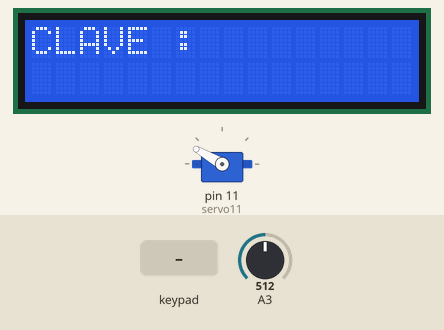
This sketch was run on a simulated Arduino Uno, built with avr-gcc and run on an emulated ATmega328P. Shown: 16×2 character LCD, servo. The test bench sets the inputs (shaded band); at power-on: A3 = 512.

Above: at 1.2 s.
1.3 s: keypad keys 0 0 0 0 # pressed 0.4 s apart
At 3.3 s:
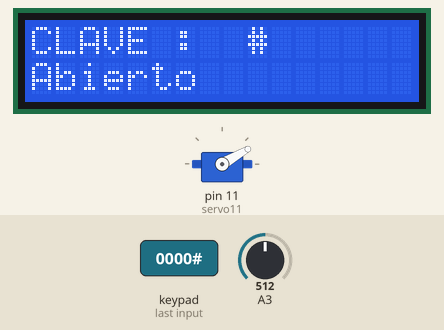
4.8 s: A3 set to 0
At 6.0 s:
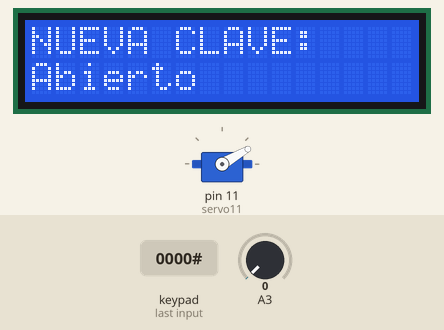
6.3 s: key 'A' pressed
At 6.9 s:
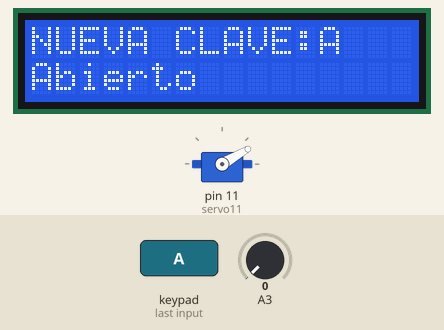
7.8 s: keypad keys 0 0 0 0 * pressed 0.4 s apart
At 9.5 s:
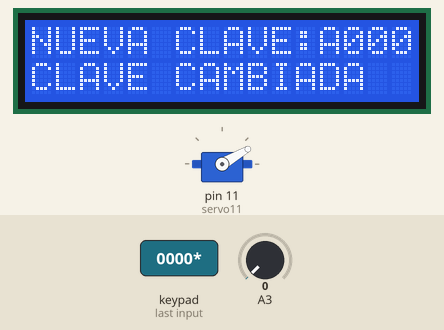
12.3 s: key 'B' pressed
At 12.7 s:
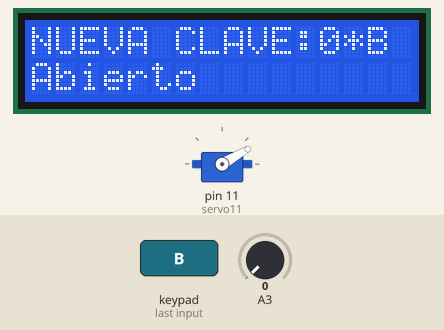
13.8 s: keypad keys 0 0 0 0 D pressed 0.4 s apart
At 14.4 s:
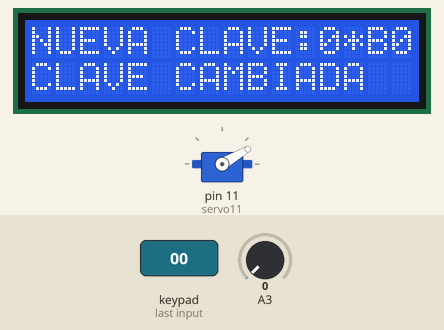
Timing chart, 0 to 16.8 s (numbered marks = the images above; inputs shaded):
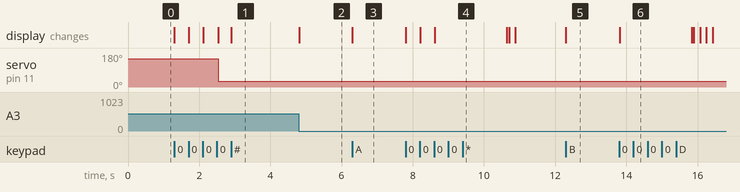

The sketch:

apertura_con_clave_y_cambio.ino
```cpp
// Apertura con Clave y opcion de cambio de Clave
// by: www.elprofegarcia.com

#include <LiquidCrystal_I2C.h> // Incluir la libreria LiquidCrystal_I2C
#include <Keypad.h>            // Incluir la libreria Keypad
#include <Servo.h>             // Incluir la libreria Servo
int estado=0;                  // 0=cerrado 1=abierto
Servo servo11;                 // Crea el objeto servo11 con las caracteristicas de Servo
const byte FILAS = 4;          // define numero de filas
const byte COLUMNAS = 4;       // define numero de columnas
char keys[FILAS][COLUMNAS] = {    // define la distribucion de teclas
  {'1','2','3','A'},
  {'4','5','6','B'},
  {'7','8','9','C'},
  {'*','0','#','D'}
};
byte pinesFilas[FILAS] = {9,8,7,6};         // pines correspondientes a las filas
byte pinesColumnas[COLUMNAS] = {5,4,3,2};  // pines correspondientes a las columnas
Keypad teclado = Keypad(makeKeymap(keys), pinesFilas, pinesColumnas, FILAS, COLUMNAS);  // crea objeto teclado
char TECLA;                        // almacena la tecla presionada
char CLAVE[5];                     // almacena en un array 4 digitos ingresados
char CLAVE_MAESTRA[5] = "0000";    // almacena en un array la contraseña inicial
byte INDICE = 0;                   // indice del array
LiquidCrystal_I2C lcd(0x27,16,2);  // dependiendo del fabricante del I2C el codigo 0x27 cambiar a
                                   // 0x3F , 0x20 , 0x38 ,
void setup()
{
 lcd.init();                          // inicializa el LCD
 lcd.backlight();
 servo11.attach(11,660,1400);        // Asocia el servo1 al pin 11, define el min y max del ancho del pulso
 servo11.write(150);                // Gira el servo a 150 grados Cierra la puerta
 limpia();
}

void loop(){
  TECLA = teclado.getKey();   // obtiene tecla presionada y asigna a variable
  if (TECLA)                  // comprueba que se haya presionado una tecla
  {
    CLAVE[INDICE] = TECLA;    // almacena en array la tecla presionada
    INDICE++;                 // incrementa indice en uno
    lcd.print(TECLA);         // envia al LCD la tecla presionada
  }

  if(INDICE == 4)             // si ya se almacenaron los 4 digitos
  {
    if(!strcmp(CLAVE, CLAVE_MAESTRA))    // compara clave ingresada con clave maestra
        abierto();
    else
        error();

    INDICE = 0;
  }
  if(estado==1 && (analogRead(A3)==0))     // si esta abierta y se pulsa boton de Nueva Clave
         nueva_clave();

}

///////////////////// Error //////////////////////////////
void error(){
      lcd.setCursor(0,1);
      lcd.print("ERROR DE CLAVE    ");
      limpia();
}
/////////////////////abierto o cerrado //////////////////////////////
void abierto(){
   if(estado==0){
      estado=1;
      lcd.setCursor(0,1);
      lcd.print("Abierto            ");  // imprime en el LCD que esta abierta
      servo11.write(30);                 // Gira el servo a 30 grados  abre la puerta
   }
   else{
    estado=0;
    lcd.setCursor(0,1);
    lcd.print("Cerrado              ");  // imprime en el LCD que esta cerrada
    servo11.write(150);                // Gira el servo a 150 grados  cierra la puerta
   }
 limpia();
}

/////////////////////Nueva_Clave //////////////////////////////
void nueva_clave(){
  lcd.setCursor(0,0);
  lcd.print("NUEVA CLAVE:        ");
  lcd.setCursor(12,0);
  INDICE=0;
  while (INDICE<=3) {
   TECLA = teclado.getKey();   // obtiene tecla presionada y asigna a variable TECLA
   if (TECLA)                 // comprueba que se haya presionado una tecla
    {
      CLAVE_MAESTRA[INDICE] = TECLA;    // almacena en array la tecla presionada
      CLAVE[INDICE] = TECLA;
      INDICE++;                 // incrementa indice en uno
      lcd.print(TECLA);         // envia a monitor serial la tecla presionada
    }
  }
 estado=0;
  lcd.setCursor(0,1);
  lcd.print("CLAVE CAMBIADA");
  delay(2000);
  limpia();
}

///////////////////// limpia //////////////////////////////
void limpia(){
 lcd.setCursor(0,0);
 lcd.print("CLAVE :          ");
 lcd.setCursor(9,0);
}
```

Measured:
- after the input at 1.3 s, servo on pin 11 (servo11): 150° → 30° after 1.2 s; the display: first changes at once (image 1 shows a later state)
- after the input at 4.8 s, the display: changes at once (image 2)
- after the input at 6.3 s, the display: changes at once (image 3)
- after the input at 7.8 s, the display: first changes at once (image 4 shows a later state)
- after the input at 12.3 s, the display: changes at once (image 5)
- after the input at 13.8 s, the display: changes at once (image 6)
